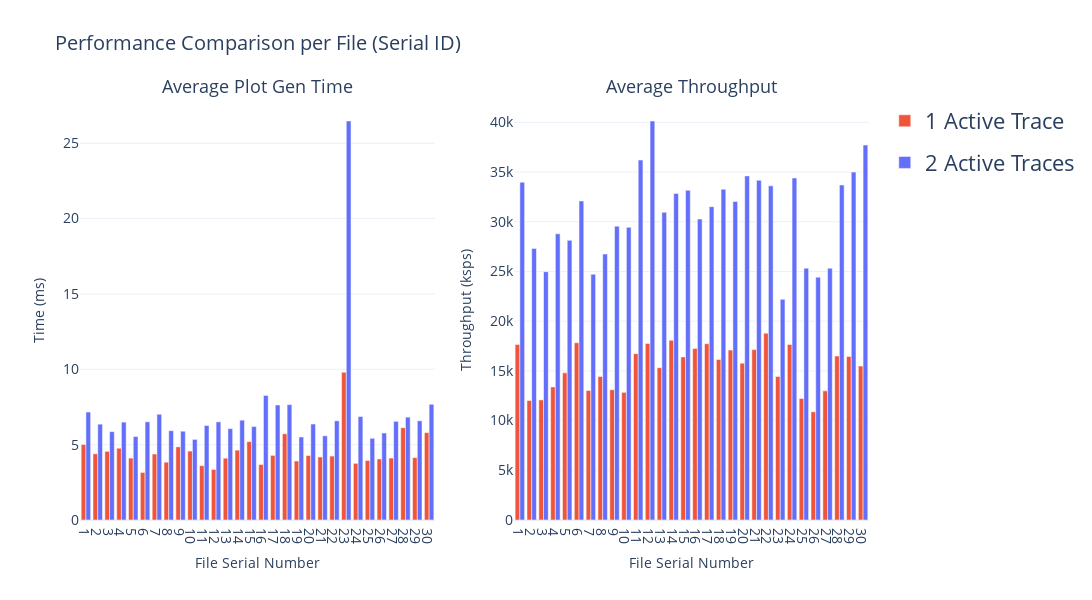

Notebook source saved alongside this figure:
### Code cell
import pandas as pd
import plotly.graph_objects as go
from plotly.subplots import make_subplots

# 1. Load the datasets
# file_trace1 = '/Users/shehjarsadhu/Desktop/UniversityOfRhodeIsland/Graduate/WBL/Project_MINDER/multimodal_biosignalviz/eval_data/MIT_BIH_Stress_Noise_Trace1.csv'
# file_trace2 = '/Users/shehjarsadhu/Desktop/UniversityOfRhodeIsland/Graduate/WBL/Project_MINDER/multimodal_biosignalviz/eval_data/MITBIH_Stress_Noise_Trace2.csv'

file_trace1 = '/Users/shehjarsadhu/Desktop/UniversityOfRhodeIsland/Graduate/WBL/Project_MINDER/multimodal_biosignalviz/eval_data/MIT_BIH_Stress_Noise_Trace1.csv'
file_trace2 = '/Users/shehjarsadhu/Desktop/UniversityOfRhodeIsland/Graduate/WBL/Project_MINDER/multimodal_biosignalviz/eval_data/MITBIH_Stress_Noise_Trace2.csv'

try:
    df1 = pd.read_csv(file_trace1)
    df2 = pd.read_csv(file_trace2)
except FileNotFoundError:
    print("Error: CSV files not found. Please check the file paths.")
    exit()

# 2. Combine the data
df_combined = pd.concat([df1, df2], ignore_index=True)

# 3. Create Serial Numbers for Files
# Get unique file names, sort them, and assign a number (1, 2, 3...)
unique_files = sorted(df_combined['file_name'].unique())
file_map = {name: i+1 for i, name in enumerate(unique_files)}

# Map the serial numbers to the dataframe
df_combined['serial_number'] = df_combined['file_name'].map(file_map)

# 4. Aggregate: Average of the runs per Serial Number and Trace Count
df_agg = df_combined.groupby(['serial_number', 'active_trace_count'])[['plot_gen_time_ms', 'throughput_ksps']].mean().reset_index()

# Separate the data for plotting
trace1_data = df_agg[df_agg['active_trace_count'] == 1].sort_values('serial_number')
trace2_data = df_agg[df_agg['active_trace_count'] == 2].sort_values('serial_number')

# 5. Create Subplots
fig = make_subplots(
    rows=1, cols=2,
    subplot_titles=("Average Plot Gen Time", "Average Throughput"),
    horizontal_spacing=0.1
)

# --- Subplot 1: Plot Gen Time ---
fig.add_trace(
    go.Bar(
        x=trace1_data['serial_number'],
        y=trace1_data['plot_gen_time_ms'],
        name='1 Active Trace',
        legendgroup='1',
        marker_color='#EF553B'
    ),
    row=1, col=1
)

fig.add_trace(
    go.Bar(
        x=trace2_data['serial_number'],
        y=trace2_data['plot_gen_time_ms'],
        name='2 Active Traces',
        legendgroup='2',
        marker_color='#636EFA'
    ),
    row=1, col=1
)

# --- Subplot 2: Throughput ---
fig.add_trace(
    go.Bar(
        x=trace1_data['serial_number'],
        y=trace1_data['throughput_ksps'],
        name='1 Active Trace',
        legendgroup='1',
        showlegend=False,
        marker_color='#EF553B'
    ),
    row=1, col=2
)

fig.add_trace(
    go.Bar(
        x=trace2_data['serial_number'],
        y=trace2_data['throughput_ksps'],
        name='2 Active Traces',
        legendgroup='2',
        showlegend=False,
        marker_color='#636EFA'
    ),
    row=1, col=2
)

# 6. Update Layout & Font Sizes
# You can change the 'size' values below to adjust readability
font_size_axis = 14
font_size_title = 18
font_size_legend = 22

fig.update_layout(
    title_text="Performance Comparison per File (Serial ID)",
    title_font_size=20,
    barmode='group',
    height=600,
    width=1400,
    template="plotly_white",
    legend=dict(
        font=dict(size=font_size_legend)
    )
)

# Apply font sizes to X and Y axes
fig.update_xaxes(
    title_text="File Serial Number", 
    tickmode='linear',  # Ensures every number (1, 2, 3...) is shown
    title_font=dict(size=font_size_axis),
    tickfont=dict(size=font_size_axis),
    row=1, col=1
)
fig.update_yaxes(
    title_text="Time (ms)", 
    title_font=dict(size=font_size_axis),
    tickfont=dict(size=font_size_axis),
    row=1, col=1
)

fig.update_xaxes(
    title_text="File Serial Number", 
    tickmode='linear',
    title_font=dict(size=font_size_axis),
    tickfont=dict(size=font_size_axis),
    row=1, col=2
)
fig.update_yaxes(
    title_text="Throughput (ksps)", 
    title_font=dict(size=font_size_axis),
    tickfont=dict(size=font_size_axis),
    row=1, col=2
)

# Update Subplot Titles Font
fig.update_annotations(font_size=font_size_title)

fig.show()

### Figure 1 — Plotly figure (JSON) as saved in the notebook; plotly's stock layout.template omitted (floating-point values rounded to 4 significant figures)
{"data": [{"legendgroup": "1", "marker": {"color": "#EF553B"}, "name": "1 Active Trace", "type": "bar", "x": [1, 2, 3, 4, 5, 6, 7, 8, 9, 10, 11, 12, 13, 14, 15, 16, 17, 18, 19, 20, 21, 22, 23, 24, 25, 26, 27, 28, 29, 30], "xaxis": "x", "y": [5.01, 4.394, 4.554, 4.764, 4.106, 3.158, 4.378, 3.838, 4.856, 4.572, 3.606, 3.356, 4.102, 4.634, 5.2, 3.682, 4.288, 5.724, 3.914, 4.276, 4.182, 4.242, 9.804, 3.76, 3.946, 4.052, 4.108, 6.124, 4.142, 5.796], "yaxis": "y"}, {"legendgroup": "2", "marker": {"color": "#636EFA"}, "name": "2 Active Traces", "type": "bar", "x": [1, 2, 3, 4, 5, 6, 7, 8, 9, 10, 11, 12, 13, 14, 15, 16, 17, 18, 19, 20, 21, 22, 23, 24, 25, 26, 27, 28, 29, 30], "xaxis": "x", "y": [7.164, 6.36, 5.862, 6.494, 5.538, 6.516, 7.018, 5.928, 5.892, 5.346, 6.27, 6.512, 6.064, 6.624, 6.206, 8.266, 7.63, 7.654, 5.508, 6.368, 5.586, 6.582, 26.48, 6.866, 5.42, 5.774, 6.548, 6.824, 6.582, 7.678], "yaxis": "y"}, {"legendgroup": "1", "marker": {"color": "#EF553B"}, "name": "1 Active Trace", "showlegend": false, "type": "bar", "x": [1, 2, 3, 4, 5, 6, 7, 8, 9, 10, 11, 12, 13, 14, 15, 16, 17, 18, 19, 20, 21, 22, 23, 24, 25, 26, 27, 28, 29, 30], "xaxis": "x2", "y": [17650.0, 12020.0, 12080.0, 13380.0, 14800.0, 17830.0, 13040.0, 14440.0, 13100.0, 12840.0, 16730.0, 17760.0, 15320.0, 18080.0, 16400.0, 17260.0, 17730.0, 16150.0, 17090.0, 15780.0, 17140.0, 18790.0, 14430.0, 17660.0, 12220.0, 10880.0, 12990.0, 16490.0, 16450.0, 15480.0], "yaxis": "y2"}, {"legendgroup": "2", "marker": {"color": "#636EFA"}, "name": "2 Active Traces", "showlegend": false, "type": "bar", "x": [1, 2, 3, 4, 5, 6, 7, 8, 9, 10, 11, 12, 13, 14, 15, 16, 17, 18, 19, 20, 21, 22, 23, 24, 25, 26, 27, 28, 29, 30], "xaxis": "x2", "y": [33980.0, 27320.0, 24980.0, 28780.0, 28130.0, 32090.0, 24720.0, 26750.0, 29560.0, 29440.0, 36200.0, 40130.0, 30940.0, 32830.0, 33170.0, 30270.0, 31520.0, 33270.0, 32040.0, 34610.0, 34170.0, 33610.0, 22190.0, 34400.0, 25330.0, 24420.0, 25320.0, 33700.0, 34990.0, 37720.0], "yaxis": "y2"}], "layout": {"annotations": [{"font": {"size": 18}, "showarrow": false, "text": "Average Plot Gen Time", "x": 0.225, "xanchor": "center", "xref": "paper", "y": 1, "yanchor": "bottom", "yref": "paper"}, {"font": {"size": 18}, "showarrow": false, "text": "Average Throughput", "x": 0.775, "xanchor": "center", "xref": "paper", "y": 1, "yanchor": "bottom", "yref": "paper"}], "barmode": "group", "height": 600, "legend": {"font": {"size": 22}}, "title": {"font": {"size": 20}, "text": "Performance Comparison per File (Serial ID)"}, "width": 1400, "xaxis": {"anchor": "y", "domain": [0, 0.45], "tickfont": {"size": 14}, "tickmode": "linear", "title": {"font": {"size": 14}, "text": "File Serial Number"}}, "xaxis2": {"anchor": "y2", "domain": [0.55, 1], "tickfont": {"size": 14}, "tickmode": "linear", "title": {"font": {"size": 14}, "text": "File Serial Number"}}, "yaxis": {"anchor": "x", "domain": [0, 1], "tickfont": {"size": 14}, "title": {"font": {"size": 14}, "text": "Time (ms)"}}, "yaxis2": {"anchor": "x2", "domain": [0, 1], "tickfont": {"size": 14}, "title": {"font": {"size": 14}, "text": "Throughput (ksps)"}}}}
